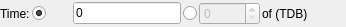
<?xml version="1.0" encoding="UTF-8"?>
<ui version="4.0">
 <class>AnimationTimeWidget</class>
 <widget class="QWidget" name="AnimationTimeWidget">
  <property name="geometry">
   <rect>
    <x>0</x>
    <y>0</y>
    <width>346</width>
    <height>27</height>
   </rect>
  </property>
  <property name="sizePolicy">
   <sizepolicy hsizetype="MinimumExpanding" vsizetype="Preferred">
    <horstretch>0</horstretch>
    <verstretch>0</verstretch>
   </sizepolicy>
  </property>
  <property name="windowTitle">
   <string>Form</string>
  </property>
  <layout class="QHBoxLayout" name="horizontalLayout" stretch="0,1,0,0,0,0,1">
   <property name="spacing">
    <number>2</number>
   </property>
   <property name="margin">
    <number>0</number>
   </property>
   <item>
    <widget class="QLabel" name="timeLabel">
     <property name="text">
      <string>Time:</string>
     </property>
    </widget>
   </item>
   <item>
    <widget class="QRadioButton" name="radioButtonValue">
     <property name="text">
      <string/>
     </property>
     <property name="checked">
      <bool>true</bool>
     </property>
    </widget>
   </item>
   <item>
    <widget class="pqLineEdit" name="timeValue">
     <property name="text">
      <string>0</string>
     </property>
     <property name="resetCursorPositionOnEditingFinished" stdset="0">
      <bool>true</bool>
     </property>
    </widget>
   </item>
   <item>
    <widget class="QRadioButton" name="radioButtonStep">
     <property name="layoutDirection">
      <enum>Qt::RightToLeft</enum>
     </property>
     <property name="text">
      <string/>
     </property>
    </widget>
   </item>
   <item>
    <widget class="pqSpinBox" name="timestepValue">
     <property name="enabled">
      <bool>false</bool>
     </property>
     <property name="maximum">
      <number>10000</number>
     </property>
    </widget>
   </item>
   <item>
    <widget class="QLabel" name="timestepCountLabel">
     <property name="text">
      <string>of (TDB)</string>
     </property>
    </widget>
   </item>
   <item>
    <spacer name="horizontalSpacer">
     <property name="orientation">
      <enum>Qt::Horizontal</enum>
     </property>
     <property name="sizeType">
      <enum>QSizePolicy::MinimumExpanding</enum>
     </property>
     <property name="sizeHint" stdset="0">
      <size>
       <width>0</width>
       <height>20</height>
      </size>
     </property>
    </spacer>
   </item>
  </layout>
 </widget>
 <customwidgets>
  <customwidget>
   <class>pqSpinBox</class>
   <extends>QSpinBox</extends>
   <header>pqSpinBox.h</header>
  </customwidget>
  <customwidget>
   <class>pqLineEdit</class>
   <extends>QLineEdit</extends>
   <header>pqLineEdit.h</header>
  </customwidget>
 </customwidgets>
 <resources/>
 <connections>
  <connection>
   <sender>radioButtonStep</sender>
   <signal>toggled(bool)</signal>
   <receiver>timestepValue</receiver>
   <slot>setEnabled(bool)</slot>
   <hints>
    <hint type="sourcelabel">
     <x>209</x>
     <y>13</y>
    </hint>
    <hint type="destinationlabel">
     <x>257</x>
     <y>13</y>
    </hint>
   </hints>
  </connection>
  <connection>
   <sender>radioButtonValue</sender>
   <signal>toggled(bool)</signal>
   <receiver>timeValue</receiver>
   <slot>setEnabled(bool)</slot>
   <hints>
    <hint type="sourcelabel">
     <x>33</x>
     <y>12</y>
    </hint>
    <hint type="destinationlabel">
     <x>133</x>
     <y>13</y>
    </hint>
   </hints>
  </connection>
 </connections>
</ui>
